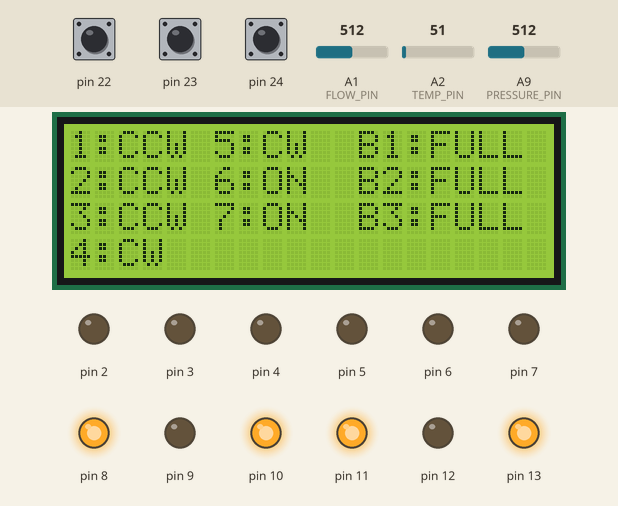
Simulated run of this sketch. Board: Arduino Mega 2560, built with avr-gcc and run on an emulated ATmega2560. Shown: 20×4 character LCD, output pins drawn as LEDs (lit = HIGH). The test bench sets the inputs (shaded band); at power-on: pin 22 HIGH, pin 24 HIGH, pin 23 HIGH, A1 (FLOW_PIN) = 512, A2 (TEMP_PIN) = 51, A9 (PRESSURE_PIN) = 512. What the sketch prints to the serial monitor is not drawn.

Above: at 1.2 s.
1.3 s: pin 22 pulled LOW for 3.2 s
At 1.7 s:
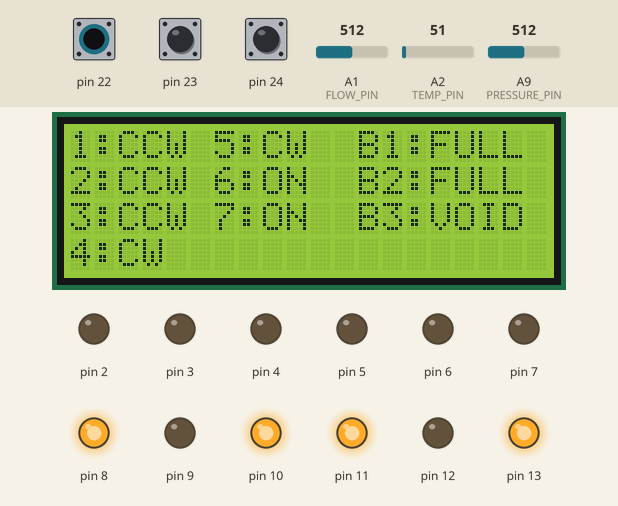
7.5 s: pin 24 pulled LOW for 3.2 s
At 8.1 s:
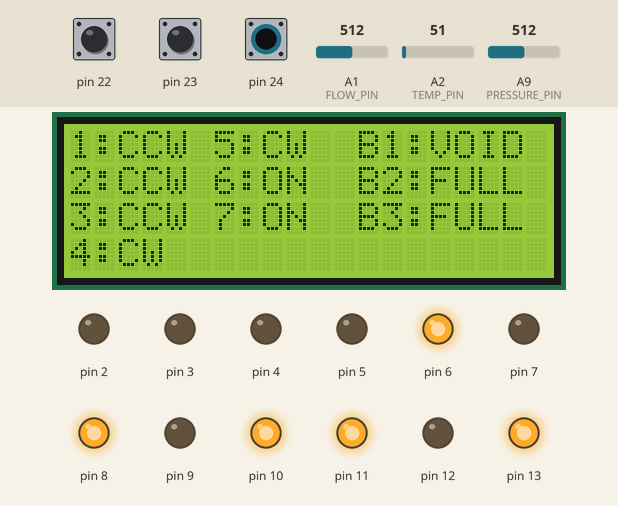
13.7 s: pin 23 pulled LOW for 0.15 s
At 13.81 s:
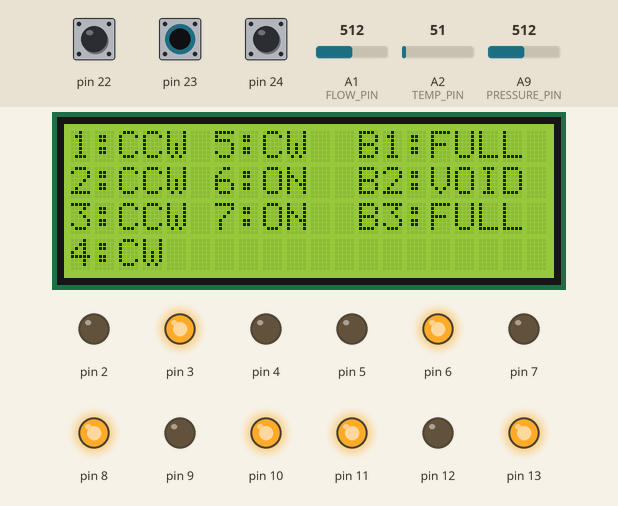
15.3 s: pin 23 pulled LOW for 3.2 s
At 19.9 s:
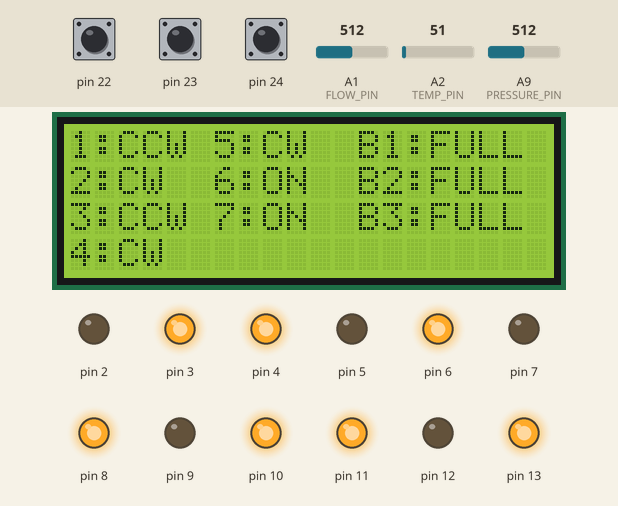
21.5 s: pin 22 pulled LOW for 0.15 s
At 21.59 s:
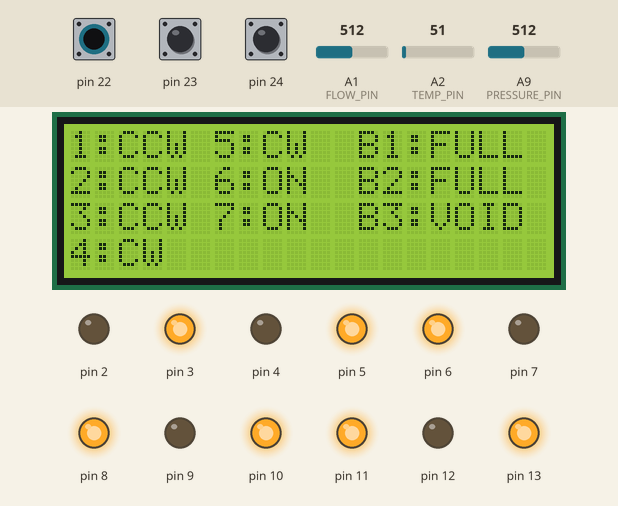
23.1 s: pin 24 pulled LOW for 0.15 s
At 23.24 s:
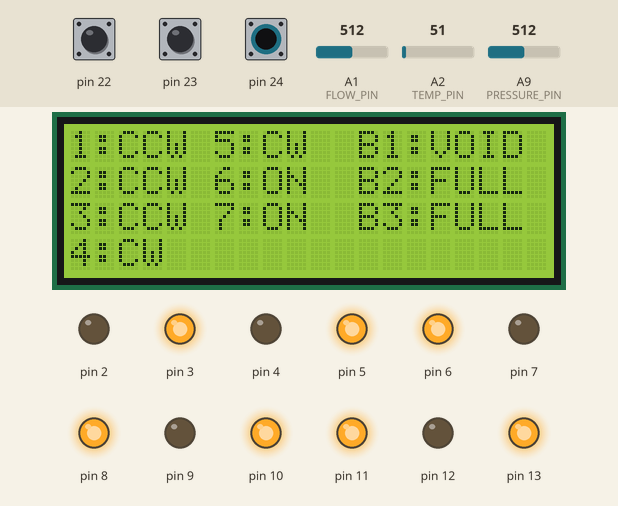
Timing chart, 0 to 25.8 s (numbered marks = the images above; inputs shaded):
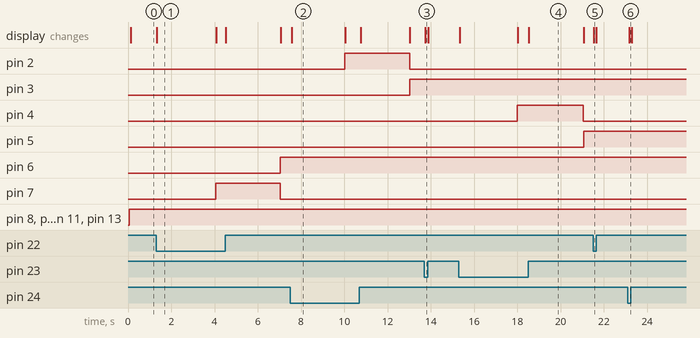

The sketch:

old_arduino.ino
```cpp
#include <Wire.h>
#include <LiquidCrystal_I2C.h>
#include <assert.h>
#include <EEPROM.h>
#include <limits.h>
#define SPARGE_DELAY 3 //delay to prevent sparging from valve cycling
#define TANK_2_LOW 10 //time delay for valve to stop draining tank 2
#define MAX_STATE 100000 //time until a tank assumes level control is lost

#define PRESSURE_PIN A9
#define FLOW_PIN A1
#define TEMP_PIN A2
String inputString = "";         // a String to hold incoming data
bool stringComplete = false;


void printHex(int num, int precision)
{
  char tmp[16];
  char format[128];
  sprintf(format, "%%.%dX", precision);
  sprintf(tmp, format, num);
  Serial.print(tmp);
}

void EEPROMWritelong(int address, long value)
{
	//Decomposition from a long to 4 bytes by using bitshift.
	//One = Most significant -> Four = Least significant byte
	byte four = (value & 0xFF);
	byte three = ((value >> 8) & 0xFF);
	byte two = ((value >> 16) & 0xFF);
	byte one = ((value >> 24) & 0xFF);


	EEPROM.write(address, four);
	EEPROM.write(address + 1, three);
	EEPROM.write(address + 2, two);
	EEPROM.write(address + 3, one);
}

class Timer
{
   public:
  unsigned long started_at, set_point;
  bool set;


  void start(int len)
  {
    set = true;
    started_at = millis()/1000;
    set_point = len;
  }
  bool is_set()
  {
    return set;
  }
  void reset()
  {
    set = false;
  }
  bool elapsed()
  {
    return millis()/1000 - started_at >= set_point;
  }
};

long EEPROMReadlong(long address)
{
	//Read the 4 bytes from the eeprom memory.
	long four = EEPROM.read(address);
	long three = EEPROM.read(address + 1);
	long two = EEPROM.read(address + 2);
	long one = EEPROM.read(address + 3);

	//Return the recomposed long by using bitshift.
	return ((four << 0) & 0xFF) + ((three << 8) & 0xFFFF) + ((two << 16) & 0xFFFFFF) + ((one << 24) & 0xFFFFFFFF);
}
// Set the LCD address to 0x27 for a 16 chars and 2 line display
LiquidCrystal_I2C lcd(0x27, 20, 4);
enum POSITION
{
  CCW = 0, //ON
  CW = 1, //OFF
  ON = 1,
  OFF = 0
};


class Bistable {

bool is_state_1;
long state_start;
int state_1_addr;
int state_2_addr;
public:
unsigned long state_1_len;
unsigned long state_2_len;
Bistable(long state_1_len, long state_2_len,bool is_EEPROM=false,int state_1_addr=0, int state_2_addr=0)
{
  this-> state_1_len = state_1_len;
  this-> state_2_len = state_2_len;
  is_state_1 = true;
  state_start = millis();
  if (is_EEPROM)
  {
    this-> state_1_len = EEPROMReadlong(state_1_addr);
  this-> state_2_len = EEPROMReadlong(state_2_addr);
  this-> state_1_addr = state_1_addr;
  this-> state_2_addr = state_2_addr;
  }
}
void toggle()
{
  if (is_state_1) is_state_1 = false;
  else is_state_1 = true;
  state_start = millis();
}
void set_length(bool setting_1,long length)
{
  if (setting_1)
  {
    state_1_len = length;
    EEPROMWritelong(state_1_addr,length);
  }
    else
    {
      state_2_len = length;
      EEPROMWritelong(state_2_addr,length);
    }

}

bool update()
{
  if (is_state_1)
  {
     if ((millis()-state_start)>state_1_len*1000 ||millis()-state_start < 0) //negative check for millis roll over
     {
       is_state_1 = false;
       state_start = millis();
     }
    return true;
  }
  else
  {
     if ((millis()-state_start)>state_2_len*1000 ||millis()-state_start < 0) //negative check for millis roll over
     {
       is_state_1 = true;
       state_start = millis();
     }
    return false;
  }
}
};
class ThreeWayValve {
POSITION position;
int ccw_pin, cw_pin;
int id;
Timer *timer;
public:
set(POSITION pos)
{
  position = pos;
  digitalWrite(ccw_pin, pos);
 delay(1);
  digitalWrite(cw_pin, !pos);
}
ThreeWayValve(int id, POSITION pos, int ccw_pin, int cw_pin, Timer * timer = nullptr)
{
  this->timer = timer;
assert(ccw_pin != cw_pin);
  this->id = id;


  this->ccw_pin = ccw_pin;
  this->cw_pin = cw_pin;


  pinMode(ccw_pin,OUTPUT);
  pinMode(cw_pin,OUTPUT);


 // set(pos);

}

~ThreeWayValve()
{
  delete timer;
}

bool get_pos()
{
  return position;
}
printLCD(int col, int row )
{
  lcd.setCursor(col, row);
  lcd.print(id);
   lcd.print(":");
  if (position) lcd.print("CW ");
  else lcd.print("CCW");

}

void update(POSITION new_pos,int sec_delay)
{
  if (timer)
  {

    if (!timer->is_set() && new_pos != position)
    {
      timer->start(sec_delay);
    }
    else if (timer-> is_set() && new_pos == position)
    {
      timer -> start(sec_delay);
    }
    else if (new_pos != position)
    {
      if (timer->elapsed())
      {
        set(new_pos);
        timer->reset();
      }
    }
  }
}
};


class Valve {
POSITION position;
int pin;
int id;
public:
set(POSITION pos)
{
  position = pos;
  digitalWrite(pin, pos);

}
Valve(int id, POSITION pos, int pin)
{


  this->id = id;


  this->pin = pin;


  pinMode(pin,OUTPUT);


}

bool get_pos()
{
  return position;
}
printLCD(int col, int row )
{
  lcd.setCursor(col, row);
  lcd.print(id);
   lcd.print(":");
  if (position) lcd.print("ON ");
  else lcd.print("OFF");

}


};

class Barrel {
int pin;
int id;
int min_low, min_high;
bool filled;
bool active_low;
bool fail;
Timer * timer;
public:
Barrel(int id,int pin,bool active_low = false,Timer * timer = nullptr)
{
  fail = false;
  this-> timer = timer;
  timer->start(MAX_STATE);
  this->id = id;
  this->pin = pin;
  this-> min_low = min_low;
  this-> min_high = min_high;
  this->active_low =  active_low;
  this->filled = is_full();
  pinMode(pin, INPUT_PULLUP);
}

bool is_full()
{
  bool tank_full;
  if (active_low) tank_full = !digitalRead(pin);
  else tank_full = digitalRead(pin);
  if (tank_full != filled)
  {
    fail = false;
    timer->start(MAX_STATE);
    filled = tank_full;
  }
  if (timer->elapsed())
  {
    fail = true;
    return true;
  }
  return tank_full;
}
void printLCD(int col, int row)
{
 lcd.setCursor(col, row);
  lcd.print("B");
  lcd.print(id);
   lcd.print(":");
  if(fail) lcd.print("FAIL");
  else if (is_full()) lcd.print("FULL");
  else lcd.print("VOID");
}
};
void serialStatus(bool tw1, bool tw2, bool tw3, bool tw4, bool tw5,
                  bool v6, bool v7,
                  bool b1, bool b2, bool b3,
                  long v4_1, long v4_2,
                  long v5_1, long v5_2,
                  long v6_1, long v6_2,
                  long v7_1,long v7_2)
{
  Serial.print("#");
  Serial.print(tw1);
  Serial.print(tw2);
  Serial.print(tw3);
  Serial.print(b1);
  Serial.print(b2);
  Serial.print(b3);
  Serial.print(tw4);
  Serial.print(tw5);
  Serial.print(v6);
  Serial.print(v7);
  printHex(v4_1,4);
  printHex(v4_2,4);
  printHex(v5_1,4);
  printHex(v5_2,4);
  printHex(v6_1,4);
  printHex(v6_2,4);
  printHex(v7_1,4);
  printHex(v7_2,4);
  printHex(analogRead(PRESSURE_PIN),4);
  printHex(analogRead(FLOW_PIN),4);
  printHex(analogRead(TEMP_PIN),4);
  Serial.print("!\r\n");
};

  ThreeWayValve three_way_valve1 = ThreeWayValve(1,CCW,2,3,new Timer());
  ThreeWayValve three_way_valve2 = ThreeWayValve(2,CCW,4,5,new Timer());
  ThreeWayValve three_way_valve3 = ThreeWayValve(3,CCW,7,6,new Timer());
  ThreeWayValve three_way_valve4 = ThreeWayValve(4,CCW,8,9);
  ThreeWayValve three_way_valve5 = ThreeWayValve(5,CCW,11,12);
  Valve valve6 = Valve(6,OFF,10);
  Valve valve7 = Valve(7,OFF,13);

  Barrel barrel1 = Barrel(1,24,false,new Timer());
  Barrel barrel2 = Barrel(2,23,false, new Timer()); //to flip level logic, change 3rd argument from true to false, currently for float sensor
  Barrel barrel3 = Barrel(3,22,false, new Timer()); //All three sensors are float sensors
  Bistable valve4_controller = Bistable(5,5,true,0,4);
  Bistable valve5_controller = Bistable(5,5,true,8,12);
  Bistable valve6_controller = Bistable(5,5,true,16,20);
  Bistable valve7_controller = Bistable(5,5,true,24,28);


void setup()
{
	// initialize the LCD
    Serial.begin(115200);
	lcd.begin();
 inputString.reserve(200);
lcd.backlight();
//EEPROMWritelong(0,1);
//EEPROMWritelong(4,2);
//EEPROMWritelong(8,3);
//EEPROMWritelong(12,4);
//EEPROMWritelong(16,5);
//EEPROMWritelong(20,6);
//EEPROMWritelong(24,7);
//EEPROMWritelong(28,8);
}

void loop()
{

if (stringComplete) {
    // clear the string:
    //Serial.println(inputString[0]);
    if (inputString[0]=='U')
    {
      if (inputString[1] =='4' && inputString[2] == '3') valve4_controller.toggle();
      if (inputString[1] =='5' && inputString[2] == '3') valve5_controller.toggle();
      if (inputString[1] =='6' && inputString[2] == '3') valve6_controller.toggle();
      if (inputString[1] =='7' && inputString[2] == '3') valve7_controller.toggle();
      if (inputString[1] =='4' && inputString[2] == '1')valve4_controller.set_length(true,atol(inputString.substring(3).c_str()));
      if (inputString[1] =='4' && inputString[2] == '2')valve4_controller.set_length(false,atol(inputString.substring(3).c_str()));
      if (inputString[1] =='5' && inputString[2] == '1')valve5_controller.set_length(true,atol(inputString.substring(3).c_str()));
      if (inputString[1] =='5' && inputString[2] == '2')valve5_controller.set_length(false,atol(inputString.substring(3).c_str()));
      if (inputString[1] =='6' && inputString[2] == '1')valve6_controller.set_length(true,atol(inputString.substring(3).c_str()));
      if (inputString[1] =='6' && inputString[2] == '2')valve6_controller.set_length(false,atol(inputString.substring(3).c_str()));
      if (inputString[1] =='7' && inputString[2] == '1')valve7_controller.set_length(true,atol(inputString.substring(3).c_str()));
      if (inputString[1] =='7' && inputString[2] == '2')valve7_controller.set_length(false,atol(inputString.substring(3).c_str()));
    }

    inputString = "";
    stringComplete = false;
}


  if (barrel1.is_full())           three_way_valve1.update(CCW,SPARGE_DELAY);
  else                             three_way_valve1.update(CW,SPARGE_DELAY);
  if (barrel2.is_full())           three_way_valve2.update(CCW,SPARGE_DELAY);
  else                             three_way_valve2.update(CW,TANK_2_LOW);
  if (barrel3.is_full())           three_way_valve3.update(CCW,SPARGE_DELAY);
  else                             three_way_valve3.update(CW,SPARGE_DELAY);
  if (valve4_controller.update())  three_way_valve4.set(CW);
  else                             three_way_valve4.set(CCW);
  if (valve5_controller.update())  three_way_valve5.set(CW);
  else                             three_way_valve5.set(CCW);
  if (valve6_controller.update())  valve6.set(ON);
  else                             valve6.set(OFF);
   if (valve7_controller.update()) valve7.set(ON);
  else                             valve7.set(OFF);

  three_way_valve1.printLCD(0, 0);
  three_way_valve2.printLCD(0, 1);
  three_way_valve3.printLCD(0, 2);
three_way_valve4.printLCD(0, 3);
three_way_valve5.printLCD(6, 0);
valve6.printLCD(6, 1);
valve7.printLCD(6, 2);
  barrel1.printLCD(12,0);
  barrel2.printLCD(12,1);
  barrel3.printLCD(12,2);

  serialStatus(
    three_way_valve1.get_pos(),
    three_way_valve2.get_pos(),
    three_way_valve3.get_pos(),
    three_way_valve4.get_pos(),
    three_way_valve5.get_pos(),
     valve6.get_pos(),  valve7.get_pos(),
    barrel1.is_full(),
    barrel2.is_full(),
    barrel3.is_full(),
    valve4_controller.state_1_len, valve4_controller.state_2_len,
    valve5_controller.state_1_len, valve5_controller.state_2_len,
    valve6_controller.state_1_len, valve6_controller.state_2_len,
    valve7_controller.state_1_len, valve7_controller.state_2_len
  );


}

void serialEvent() {
  while (Serial.available()) {
    // get the new byte:
    char inChar = (char)Serial.read();
    // add it to the inputString:
    inputString += inChar;
    // if the incoming character is a newline, set a flag so the main loop can
    // do something about it:
    if (inChar == '\n') {
      stringComplete = true;
    }
  }
}
```

Measured:
- after the input at 1.3 s, pin 6: LOW → HIGH after 5.7 s; pin 7: LOW → HIGH after 2.8 s, → LOW 3.0 s later; the display: changes at once (image 1)
- after the input at 7.5 s, pin 2: LOW → HIGH after 2.5 s, → LOW 3.0 s later; pin 3: LOW → HIGH after 5.5 s; the display: changes after 0.07 s (image 2)
- after the input at 13.7 s, the display: changes after 0.05 s (image 3)
- after the input at 15.3 s, pin 4: LOW → HIGH after 2.7 s, → LOW 3.1 s later; pin 5: LOW → HIGH after 5.8 s; the display: first changes after 0.05 s (image 4 shows a later state)
- after the input at 21.5 s, the display: changes at once (image 5)
- after the input at 23.1 s, the display: changes after 0.09 s (image 6)
- what the display in image 1 shows lasts 2.8 s, from 1.3 s to 4.1 s
